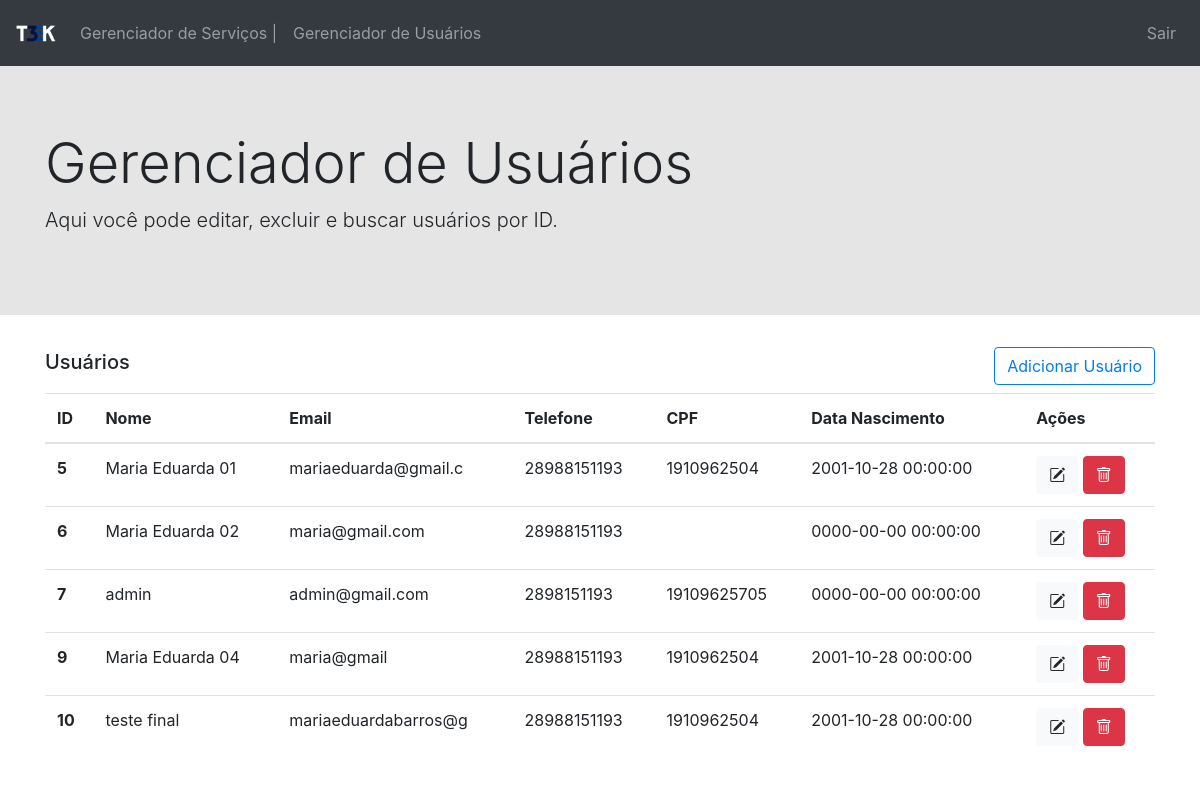
/views/usuarios.php, run on the app's committed database.
### tables this page shows
CREATE TABLE `usuarios` (
  `CodCli` int(11) NOT NULL,
  `Nome` varchar(50) DEFAULT NULL,
  `Endereco` varchar(50) DEFAULT NULL,
  `Telefone` varchar(20) DEFAULT NULL,
  `CPF` varchar(13) DEFAULT NULL,
  `DtNascimento` datetime DEFAULT NULL,
  `Email` varchar(20) DEFAULT NULL,
  `Senha` varchar(8) DEFAULT NULL,
  `is_admin` tinyint(1) DEFAULT 0
);

### dao/UsuarioDao.inc.php (called while the page is built, shortened)
<?php
include_once "conexao.inc.php";
include_once "../classes/usuario.inc.php";
class UsuarioDao
{
    private $conexao;
    public function __construct()
    {
        $c = new Conexao();
        $this->conexao = $c->getConexao();
    }
    public function listarUsuarios(): array {
    $stmt = $this->conexao->query("SELECT * FROM usuarios");
    $usuarios = [];
    while($row = $stmt->fetch(PDO::FETCH_OBJ)){
        $usuario = new Usuario();
        $usuario->setUsuario(
            $row->CodCli,
            $row->Nome,
            $row->Email,
            $row->is_admin,
            $row->Endereco,
            $row->Telefone,
            $row->CPF,
            $row->DtNascimento,
            $row->Senha
        );
        $usuarios[] = $usuario;
    }
    return $usuarios;
}
}
?>

### dao/conexao.inc.php (called while the page is built, shortened)
<?php
    class Conexao
    {
        private $servidor_mysql = 'localhost';
        private $nome_banco = 'lojat3ek';
        private $usuario = 'root';
        private $senha = '';
        public function getConexao()
        {
                $this->con = new PDO("mysql:host=$this->servidor_mysql;dbname=$this->nome_banco","$this->usuario","$this->senha");
                return $this->con;
        }
    }
?>

### classes/usuario.inc.php (called while the page is built, shortened)
<?php
class Usuario {
    private $CodCli;
    private $nome;
    private $email;
    private $telefone;
    private $cpf;
    private $dtNascimento;
    public function setUsuario($CodCli, $nome, $email, $is_admin, $endereco, $telefone, $cpf, $dtNascimento, $senha) {
        $this->CodCli = $CodCli;
        $this->nome = $nome;
        $this->email = $email;
        $this->telefone = $telefone;
        $this->cpf = $cpf;
        $this->dtNascimento = $dtNascimento;
    }
    public function getId() {
        return $this->CodCli;
    }
    public function getNome() {
        return $this->nome;
    }
    public function getEmail() {
        return $this->email;
    }
    public function getTelefone() {
        return $this->telefone;
    }
    public function getCpf() {
        return $this->cpf;
    }
    public function getDtNascimento() {
        return $this->dtNascimento;
    }
}
?>

### views/usuarios.php (the view, shortened to what this page needs)
<?php
    require_once "includes/cabecalhoadmin.inc.php";
    require_once "../classes/usuario.inc.php";
    require_once "../dao/UsuarioDao.inc.php";
    $usuarioDao = new UsuarioDao();
$usuarios = $usuarioDao->listarUsuarios();
?>
<div class="row">
    <div class="col-md-12 p-0">
        <div class="jumbotron jumbotron-fluid" id="jumbotron">
            <div class="container">
                <h1 class="display-4">Gerenciador de Usuários</h1>
                <p class="lead">Aqui você pode editar, excluir e buscar usuários por ID.</p>
            </div>
        </div>
    </div>
</div>
<div class="row">
    <div class="col-md-12">
        <div class="container">
            <div class="row mb-2 d-flex align-items-center">
                <div class="col-md-8">
                    <h5>Usuários</h5>
                </div>
                <div class="col-md-4 d-flex align-items-center">
                    <button type="button" class="btn btn-outline-primary" data-toggle="modal" data-target="#modalAdicionarUsuario">
                        Adicionar Usuário
                    </button>
                </div>
            </div>
            <table class="table table-hover" id="tabela-usuarios">
                <thead>
                    <tr>
                        <th scope="col">ID</th>
                        <th scope="col">Nome</th>
                        <th scope="col">Email</th>
                        <th scope="col">Telefone</th>
                        <th scope="col">CPF</th>
                        <th scope="col">Data Nascimento</th>
                        <th scope="col">Ações</th>
                    </tr>
                </thead>
                <tbody>
                    <?php
                        foreach ($usuarios as $usuario) {
                    ?>
                    <tr>
                        <th scope="row"><?= htmlspecialchars($usuario->getId()) ?></th>
                        <td><?= htmlspecialchars($usuario->getNome()) ?></td>
                        <td><?= htmlspecialchars($usuario->getEmail()) ?></td>
                        <td><?= htmlspecialchars($usuario->getTelefone()) ?></td>
                        <td><?= htmlspecialchars($usuario->getCpf()) ?></td>
                        <td><?= htmlspecialchars($usuario->getDtNascimento()) ?></td>
                        <td>
                            <button type="button" class="btn btn-light" data-toggle="modal" data-target="#modalEditar<?= $usuario->getId() ?>">
                                <i class="bi bi-pencil-square"></i>
                            </button>
                            <a href="../controllers/controllerUsuario.php?opcao=2&id=<?= htmlspecialchars($usuario->getId()) ?>" class="btn btn-danger" onclick="return confirm('Confirma a exclusão deste usuário?')">
                                <i class="bi bi-trash"></i>
                            </a>
                        </td>
                    </tr>
                    <?php
                        }
                    ?>
                </tbody>
            </table>
        </div>
    </div>
</div>
</body>
</html>

### views/includes/cabecalhoadmin.inc.php (shortened to what this page needs)
<!DOCTYPE html>
<html lang="en">
<head>
    <link rel="stylesheet" href="https://stackpath.bootstrapcdn.com/bootstrap/4.1.3/css/bootstrap.min.css">
    <link rel="stylesheet" href="https://cdn.jsdelivr.net/npm/bootstrap-icons@1.11.3/font/bootstrap-icons.css">
    <link rel="stylesheet" href="css/style_servicos.css">
</head>
<body>
    <div class="container-fluid">
    <div class="row">
        <div class="col-md-12 p-0 ">
            <nav class="navbar navbar-dark bg-dark navbar-expand-lg" id="navbar">
                <a class="navbar-brand" href="#"><img src="./imagens/logo.png" alt="Logo" class="img-fluid" width="40" height="40"></a>
                <div class="collapse navbar-collapse" id="navbarNavAltMarkup">
                    <div class="navbar-nav">
                        <a class="nav-item nav-link" href="servicos.php">Gerenciador de Serviços | </a>
                        <a class="nav-item nav-link" href="usuarios.php">Gerenciador de Usuários </a>
                    </div>
                    <div class="navbar-nav ml-auto">
                        <a class="nav-item nav-link" href="../controllers/controllerUsuario.php?opcao=2">Sair</a>
                    </div>
                </div>
            </nav>
        </div>
    </div>
</div>
</body>
</html>

### views/css/style_servicos.css (style rules this page uses)
body { background-color: white; }
#jumbotron { background-color: #E5E5E5; }

### data on the page
usuarios: CodCli "5", Nome "Maria Eduarda 01", Email "mariaeduarda@gmail.c", Telefone "28988151193", CPF "1910962504", DtNascimento "2001-10-28 00:00:00"
usuarios: CodCli "6", Nome "Maria Eduarda 02", Email "maria@gmail.com", Telefone "28988151193", DtNascimento "0000-00-00 00:00:00"
usuarios: CodCli "7", Nome "admin", Email "admin@gmail.com", Telefone "2898151193", CPF "19109625705", DtNascimento "0000-00-00 00:00:00"
usuarios: CodCli "9", Nome "Maria Eduarda 04", Email "maria@gmail", Telefone "28988151193", CPF "1910962504", DtNascimento "2001-10-28 00:00:00"
usuarios: CodCli "10", Nome "teste final", Email "mariaeduardabarros@g", Telefone "28988151193", CPF "1910962504", DtNascimento "2001-10-28 00:00:00"
